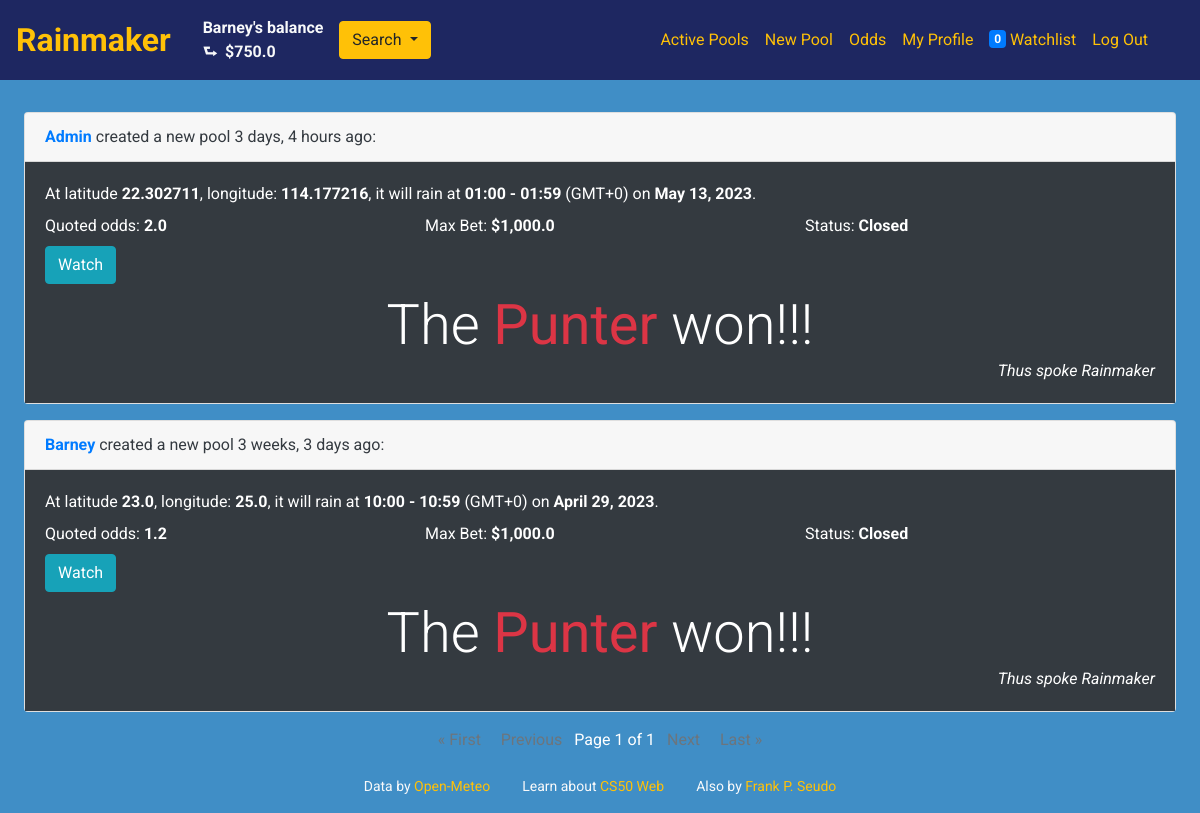
Page / (signed in) on the committed database.
### gambling/models.py (models this page shows, shortened)
class User(AbstractUser):
    balance = models.FloatField(default=0)
    pass

class Pool(models.Model):
    house = models.ForeignKey(User, on_delete=models.CASCADE)
    odds = models.FloatField()
    long = models.FloatField()
    lat = models.FloatField()
    date = models.DateField()
    hour = models.IntegerField()
    max_bet = models.FloatField()
    active = models.BooleanField(default=True)
    winner = models.CharField(max_length=6, choices=WINNERS, null=True, blank=True)
    timestamp = models.DateTimeField(default=datetime.datetime.now)
    keyword = models.CharField(max_length=500, null=True, blank=True)

### gambling/views.py (the view)
# urls.py: path("", views.index, name="index"),
def index(request):
    pools = Pool.objects.all()
    return renderIndex(request, pools, TIME_SLOTS)

### gambling/helpers.py (called while the page is built)
def renderIndex(request, pools, TIME_SLOTS):
    pools = sortAndProcess(request, pools, TIME_SLOTS)
    paginator = Paginator(pools, 5)
    page_number = request.GET.get('page')
    if page_number is None:
        page_number = 1
    pools = paginator.get_page(page_number)
    return render(request, "gambling/index.html", {
        "pools": pools,
    })

### gambling/templates/gambling/index.html (shortened to what this page needs)
{% extends "gambling/layout.html" %}
{% load humanize %}
{% block body %}
  {% for pool in pools %}
  <div class="card mb-3 text-dark">
      <p class="card-header"><span class="text-primary font-weight-bold">{{ pool.house }}</span> created a new pool {{ pool.timestamp | naturaltime}}:</p>
      <div class="card-body {% if pool.active %}bg-white text-dark{% else %}bg-dark text-white{% endif %}" id="card-{{ pool.id }}">
          <div class="card-text mb-2">At latitude <span class="font-weight-bold">{{ pool.lat}}</span>, longitude: <span class="font-weight-bold">{{ pool.long }}</span>, it will rain at <span class="font-weight-bold">{{ pool.timeslot}}</span> (GMT+0) on <span class="font-weight-bold">{{ pool.date}}</span>.</div>
          <div class="row">
            <div class="col-4">Quoted odds: <span class="font-weight-bold">{{ pool.odds }}</span></div>
            <div class="col-4">Max Bet: <span class="font-weight-bold">${{ pool.max_bet |intcomma }}</span></div>
            <div class="col-4">Status: <span data-status="{{ pool.active }}" data-lat="{{ pool.lat }}" data-long="{{ pool.long }}" data-date="{{ pool.date }}" data-hour="{{ pool.hour }}" data-pool="{{ pool.id }}" class="font-weight-bold pool-status" id="span-{{ pool.id }}">{% if pool.active %}Open{% else %}Closed{% endif %}</span></div>
          </div>
          <div class="d-flex justify-content-between pt-2">
              {% if user.is_authenticated %}
              <button class="btn btn btn-info btn-follow" data-pool="{{ pool.id }}" data-user="{{ user.id }}">{% if pool.watched %}Unwatch{% else %}Watch{% endif %}</button>
              {% endif %}
          </div>
          {% if pool.winner %}
            <div class="">
              <p class='display-4 mt-2 mb-0 text-center'>The <strong class='text-danger'>{{ pool.winner }}</strong> won!!!</p>
              <p class="text-right m-0 font-italic">Thus spoke Rainmaker</p>
            </div>
          {% endif %}
    </div>
  </div>
  {% empty %}
    <p class="display-4 text-center">No pools were found.</p>
  {% endfor %}
  {% if pools %}
  <div class="pagination justify-content-center">
      <span class="step-links">
          <a {% if pools.has_previous %} class="text-warning" href="?page=1" {% else %} class="text-muted disabled-link" {% endif %}>&laquo; First </a>
          <span>&nbsp; &nbsp;</span>
          <a {% if pools.has_previous %} class="text-warning" href="?page={{ pools.previous_page_number }}" {% else %} class="text-muted disabled-link" {% endif %}>Previous</a>
          <span class="current mx-2">
              Page {{ pools.number }} of {{ pools.paginator.num_pages }}
          </span>
          <a {% if pools.has_next %} class="text-warning" href="?page={{ pools.next_page_number }}" {% else %} class="text-muted disabled-link" {% endif %}>Next</a>
          <span>&nbsp; &nbsp;</span>
          <a {% if pools.has_next %} class="text-warning" href="?page={{ pools.paginator.num_pages }}" {% else %} class="text-muted disabled-link" {% endif %}> Last &raquo;</a>
      </span>
  </div>
  {% endif %}
{% endblock %}

### gambling/templates/gambling/layout.html (shortened to what this page needs)
{% load static %}
<!DOCTYPE html>
<html lang="en">
    <head>
        <link rel="stylesheet" href="https://cdn.jsdelivr.net/npm/bootstrap@4.6.2/dist/css/bootstrap.min.css">
    </head>
    <body>
        <nav class="navbar navbar-expand-md navbar-dark navbar-custom mb-3 text-light fixed-top">
            <div class="container px-0 mx-0">
                <a href="{% url 'index' %}" class="navbar-brand font-weight-bold brand-font text-warning">Rainmaker</a>
                {% if user.is_authenticated %}
                <a class="nav-link text-light" href="{% url 'profile' %}">
                    <div class="font-weight-bold">
                        <p class="p-0 m-0">{{ user.username }}'s balance</p>
                        <p class="p-0 m-0">&#11153;&nbsp; $<span id="user-balance" data-user="{{ user.id }}" class="{% if user.balance < 0 %}text-danger {% endif %}">{{ user.balance}}</span></p>
                    </div>
                </a>
                {% endif %}
                <div class="collapse navbar-collapse" id="navbarNavDropdown">
                    <div class="dropdown">
                        <button class="btn btn-warning dropdown-toggle" type="button" id="dropdownMenuButton" data-toggle="dropdown" aria-haspopup="true" aria-expanded="false">
                          Search
                        </button>
                    </div>
                    <ul class="navbar-nav ml-auto">
                        <li class="nav-item">
                        <a class="nav-link text-warning" href="{% url 'active' %}">Active Pools</a>
                        </li>
                        {% if user.is_authenticated %}
                            <li class="nav-item">
                                <a class="nav-link text-warning" href="{% url 'new' %}">New Pool</a>
                            </li>
                        {% endif %}
                        <li class="nav-item">
                            <a class="nav-link text-warning" href="{% url 'odds' %}">Odds</a>
                        </li>
                        {% if user.is_authenticated %}
                            <li class="nav-item">
                                <a class="nav-link text-warning" href="{% url 'profile' %}">My Profile</a>
                            </li>
                            <li class="nav-item">
                                <a class="nav-link text-warning" href="{% url 'watchlist' %}"><span id="watch-count" class="badge badge-primary align-text-top">{{ user.watchings }}</span> Watchlist</a>
                            </li>
                            <li class="nav-item">
                                <a class="nav-link text-warning" href="{% url 'logout' %}">Log Out</a>
                            </li>
                        {% endif %}
                    </ul>
                </div>
            </div>
        </nav>
        <main class="m-4">
            {% block body %}
            {% endblock %}
        </main>
        <footer class="mb-3 small d-flex justify-content-center text-light">
            <div class="mx-3">Data by <a href="https://open-meteo.com/" target="_blank"><span class="text-warning">Open-Meteo</span></a></div>
            <div class="mx-3">Learn about <a href="https://www.edx.org/course/cs50s-web-programming-with-python-and-javascript" target="_blank" class="text-warning">CS50 Web</a></div>
            <div class="mx-3">Also by <a href="https://frankpseudo.com/" target="_blank" class="text-warning">Frank P. Seudo</a></div>
        </footer>
    </body>
</html>

### gambling/templates/gambling/layout.html (style rules this page uses)
body { background-color: #408EC6; color: white; font-family: 'Roboto', sans-serif; padding-top: 5.5rem; }
.navbar-custom { background-color: #1E2761; }
.disabled-link { pointer-events: none; }
.brand-font { font-size: xx-large; }

### rows in the picture
User: username "Barney", balance "750.0", watchings "0"
Pool: house "Admin", timestamp "3 days, 4 hours ago", lat "22.302711", long "114.177216", timeslot "01:00 - 01:59", date "May 13, 2023", odds "2.0", max_bet "1,000.0", active "Closed", winner "Punter"
Pool: house "Barney", timestamp "3 weeks, 3 days ago", lat "23.0", long "25.0", timeslot "10:00 - 10:59", date "April 29, 2023", odds "1.2", max_bet "1,000.0", active "Closed", winner "Punter"

### other values in the picture
{{ pools.number }} "1"
{{ pools.paginator.num_pages }} "1"
